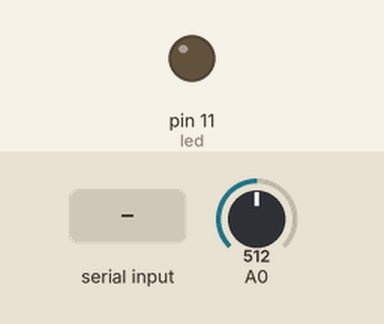
A sketch run on a simulated Arduino Uno, built with avr-gcc and run on an emulated ATmega328P. Parts: output pins drawn as LEDs (lit = HIGH). The inputs (shaded band) are chosen by the test bench; at power-on: A0 = 512. What the sketch prints to the serial monitor is not drawn.

Above: at 1.2 s.
1.3 s: byte 30 received over Serial
At 2.4 s:
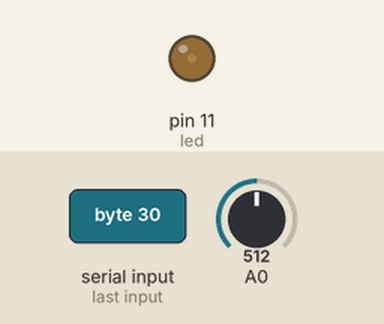
2.8 s: byte 90 received over Serial
At 3.7 s:
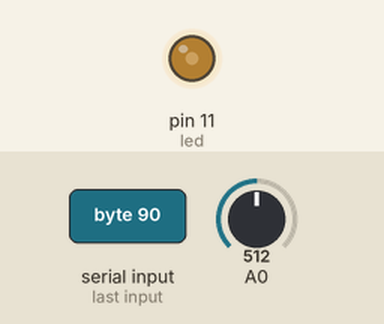
Timing chart, 0 to 5.8 s (numbered marks = the images above; inputs shaded):
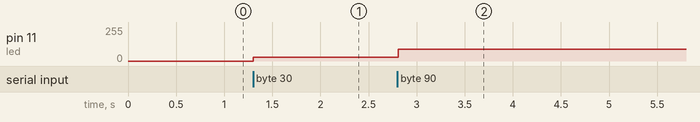

The sketch:

ch4.ino
```cpp
int led = 11;
int value = 0; // p5js에 전송할 변수

void setup() {
  Serial.begin(9600); // 시리얼 통신 시작
  pinMode(led, OUTPUT); // 13번핀 출력모드
}

void loop() {
  int cds = analogRead(A0); //조도센서 값 읽기
  Serial.println(cds); //Arduino => p5js

  if(Serial.available() > 0) { // p5js => Arduino
    byte ledLight = Serial.read(); // 시리얼 데이터 읽기
    analogWrite(led,ledLight); // LED에 출력
  }
  delay(100);
}
```

Measured:
- after the input at 1.3 s, pin 11 (led): 0/255 → 30/255 at once
- after the input at 2.8 s, pin 11 (led): 30/255 → 90/255 at once
